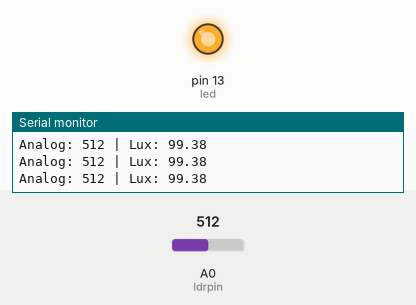
Recording of a sketch running on a simulated Arduino Uno, built with avr-gcc and run on an emulated ATmega328P. Parts: output pins drawn as LEDs (lit = HIGH), the last lines printed to the serial monitor. The test bench sets the inputs (shaded band); at power-on: A0 (ldrpin) = 512.

Above: at 3.2 s.
3.3 s: A0 (ldrpin) set to 272
4.8 s: A0 (ldrpin) set to 255
At 5.5 s:
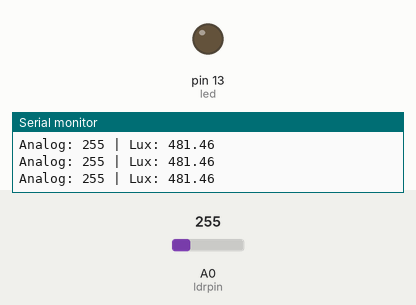
6.3 s: A0 (ldrpin) set to 306
At 7.3 s:
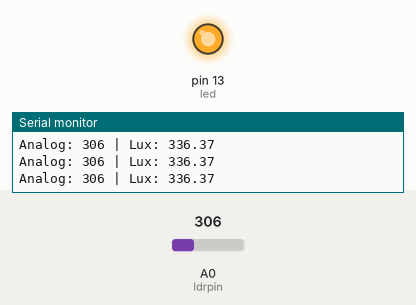
9.3 s: A0 (ldrpin) set to 122
At 9.8 s:
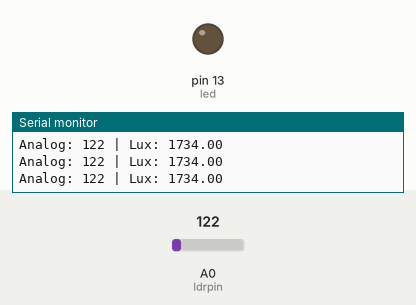
Timing chart, 0 to 11.8 s (numbered marks = the images above; inputs shaded):
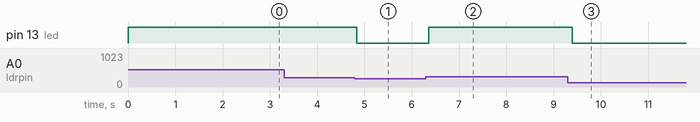

The sketch:

sketch.ino
```cpp
int ldrpin = A0;
int led = 13;

const float GAMMA = 0.7;
const float RL10 = 50;

void setup() {
  pinMode(led, OUTPUT);
  Serial.begin(9600);

  digitalWrite(led, HIGH);
  delay(2000);
  digitalWrite(led, LOW);
}

void loop() {
  int ldrvalue = analogRead(ldrpin);

  float voltage = (float)ldrvalue * 5.0 / 1023.0;
  if (voltage >= 4.99) {
    voltage = 4.99;
  }

  float resistance = 10000.0 * voltage / (5.0 - voltage);
  float lux = pow(RL10 * 1e3 * pow(10, GAMMA) / resistance, (1.0 / GAMMA));

  Serial.print("Analog: ");
  Serial.print(ldrvalue);
  Serial.print(" | Lux: ");
  Serial.println(lux);

  if (lux <= 450.0) {
    digitalWrite(led, HIGH);
  } else {
    digitalWrite(led, LOW);
  }

  delay(100);
}
```

Measured:
- the behaviour switches between 265 and 264 on A0 (ldrpin) (found by bisection; images 0 and 1)
- after the input at 4.8 s, pin 13 (led): HIGH → LOW at once
- after the input at 6.3 s, pin 13 (led): LOW → HIGH after 0.06 s
- after the input at 9.3 s, pin 13 (led): HIGH → LOW after 0.10 s
